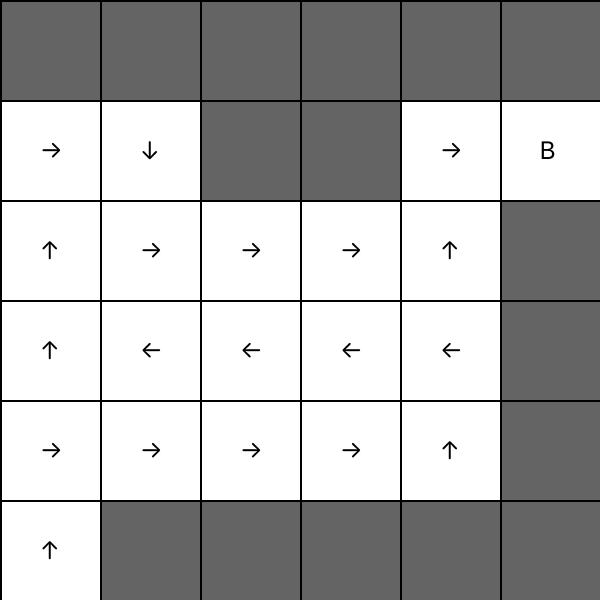

Write Python code to recreate this figure.
import math
from PIL import Image, ImageDraw, ImageFont
import sys

class Playground():
    def __init__(self, n = 1):
        self.n = n
        self.grid = [["NO MOVE"] * n for _ in range(n)]
        self.START = [(1, 1), (n, n)]

    def __repr__(self):
        board = []
        for x in range(self.n):
            row = []
            for y in range(self.n):
                row.append(self.grid[y][x])
            board.append(row)
        board = board[::-1]
        k = {
            "LEFT": "<",
            "RIGHT": ">",
            "UP": "⌃",
            "DOWN": "v",
            "NO MOVE": "*",
            "BILLY": "B"
        }
        s = '\n'.join([' | '.join(k[c] for c in row) for row in board])
        return f"{s}\n{' | '.join([str(i) for i in range(1, self.n + 1)])}"

    def fetch(self, x, y):
        if x == 0 and y == 1:
            return "RIGHT"
        elif x > self.n or y > self.n or x < 1 or y < 1:
            return "NO MOVE"
        else:
            return self.grid[x - 1][y - 1]

    def set(self, x, y, move):
        move = move.upper()
        if move in ["LEFT", "RIGHT", "UP", "DOWN", "NO MOVE", "BILLY"]:
            self.grid[x - 1][y - 1] = move
        else:
            raise ValueError("Invalid move. Must be one of: LEFT, RIGHT, UP, DOWN, NO MOVE, BILLY")

    @staticmethod
    def from_file(file="billy.txt"):
        with open(file, "r") as f:
            lines = f.readlines()
            n = len(lines[0].split())
            if n != len(lines):
                raise ValueError("Invalid board. Must be square.")
            p = Playground(n)
            k = {
                "<": "LEFT",
                ">": "RIGHT",
                "^": "UP",
                "v": "DOWN",
                "*": "NO MOVE",
                "B": "BILLY"
            }
            for y, line in enumerate(lines[::-1]):
                for x, move in enumerate(line.split()):
                    p.set(x + 1, y + 1, k[move])
            return p

    def to_image(self, file="billy_answer.jpg"):
        # Create new image
        img = Image.new('RGB', (self.n * 100, self.n * 100), color = 'white')
        d = ImageDraw.Draw(img)
        # Draw grid
        for x in range(0, self.n * 100, 100):
            d.line((x, 0, x, self.n * 100), fill=(0, 0, 0), width=2)
        for y in range(0, self.n * 100, 100):
            d.line((0, y, self.n * 100, y), fill=(0, 0, 0), width=2)

        # Draw moves
        for y in range(self.n):
            for x in range(self.n):
                move = self.grid[x][self.n - y - 1]
                if move == "LEFT":
                    d.text((x * 100 +40, y * 100 +35), "←", fill=(0, 0, 0), font=ImageFont.truetype("SF-Pro-Display-Regular.otf", 25))
                elif move == "RIGHT":
                    d.text((x * 100 +40, y * 100 +35), "→", fill=(0, 0, 0), font=ImageFont.truetype("SF-Pro-Display-Regular.otf", 25))
                elif move == "UP":
                    d.text((x * 100 +40, y * 100 +35), u"↑", fill=(0, 0, 0), font=ImageFont.truetype("SF-Pro-Display-Regular.otf", 25))
                elif move == "DOWN":
                    d.text((x * 100 +40, y * 100 +35), "↓", fill=(0, 0, 0), font=ImageFont.truetype("SF-Pro-Display-Regular.otf", 25))
                elif move == "NO MOVE":
                    d.rectangle((x * 100 + 2, y * 100 + 2, x * 100 +99, y * 100 +99), fill=(100, 100, 100))
                elif move == "BILLY":
                    d.text((x * 100 +40, y * 100 +35), "B", fill=(0, 0, 0), font=ImageFont.truetype("SF-Pro-Display-Regular.otf", 25))

        # Save image
        img.save(file)

    def subdivide(self, n, coordinates, shrinkage = 2):
        n_prime = math.ceil(n * (1/shrinkage))
        divisions = []

        y_span = coordinates[0][1]
        for _ in range(shrinkage):
            x_span = coordinates[0][0]
            for _ in range(shrinkage):
                x_coord = (
                    x_span,
                    x_span + n_prime - 1
                ) if x_span + n_prime - 1 <= coordinates[1][0] else (coordinates[1][0] - n_prime + 1, coordinates[1][0])
                y_coord = (
                    y_span,
                    y_span + n_prime - 1
                ) if y_span + n_prime - 1 <= coordinates[1][1] else (coordinates[1][1] - n_prime + 1, coordinates[1][1])
                divisions.append(((x_coord[0], y_coord[0]), (x_coord[1], y_coord[1])))
                x_span = x_span + n_prime + 1
            y_span = y_span + n_prime + 1
        return (divisions, n_prime)

    def get_bounding_box(self, n, coordinates):
        boundary_cells = []
        coordinates = list(coordinates)
        if coordinates[0] == (1,1):
            boundary_cells.append((0, 1))
        boundary_box_coordinates = (
            (coordinates[0][0] - 1, coordinates[0][1] - 1),
            (coordinates[1][0] + 1, coordinates[1][1] + 1)
        )
        boundary_box_size = n + 2
        for x in range(boundary_box_coordinates[0][0], boundary_box_coordinates[1][0] + 1):
            if (x <= 0 or x > self.n):
                continue
            for y in range(boundary_box_coordinates[0][1], boundary_box_coordinates[1][1] + 1):
                if y <= 0 or y > self.n:
                    continue
                if (x < coordinates[0][0] or x > coordinates[1][0]) or (y < coordinates[0][1] or y > coordinates[1][1]):
                    boundary_cells.append((x, y))
        return boundary_cells

    class Visits():
        def __init__(self):
            self.ins = 0
            self.outs = 0

        def __repr__(self):
            return "ins: {}, outs: {}".format(self.ins, self.outs)

        def is_here(self):
            return self.ins > self.outs

    def has_left(self, x, y, quad_coords):
        m = self.fetch(x, y)
        if m == "LEFT" and (x == quad_coords[0][0]):
            return 1
        elif m == "RIGHT" and (x == quad_coords[1][0]):
            return 1
        elif m == "UP" and (y == quad_coords[1][1]):
            return 1
        elif m == "DOWN" and (y == quad_coords[0][1]):
            return 1
        return 0

    def has_entered(self, x, y, quad_coords):
        m = self.fetch(x, y)
        xp, yp = x + 1 if m == "RIGHT" else x - 1 if m == "LEFT" else x, y + 1 if m == "UP" else y - 1 if m == "DOWN" else y
        if xp >= quad_coords[0][0] and xp <= quad_coords[1][0] and yp >= quad_coords[0][1] and yp <= quad_coords[1][1]:
            return 1
        return 0


    def count_visits(self, quad_coords, boundary_cells):
        visits = self.Visits()
        checked = set()

        # count entries
        for x, y in boundary_cells:
            visits.ins += self.has_entered(x, y, quad_coords)

        # count exits
        for x in range(quad_coords[0][0], quad_coords[1][0] + 1):
            for y in [quad_coords[0][1], quad_coords[1][1]]:
                if (x, y) not in checked:
                    k = visits.outs
                    checked.add((x, y))
                    visits.outs += self.has_left(x, y, quad_coords)

        for y in range(quad_coords[0][1], quad_coords[1][1] + 1):
            for x in [quad_coords[0][0], quad_coords[1][0]]:
                if (x, y) not in checked:
                    checked.add((x, y))
                    k = visits.outs
                    visits.outs += self.has_left(x, y, quad_coords)

        return visits

    def find_billy(self):
        return self.__find_billy(self.n, self.START)

    def test(self, expected):
        actual = self.find_billy()
        if actual == expected:
            return 1
        return 0

    def __find_billy(self, n, coordinates):
        # base case n < 4
        if n <= 2:
            # return coordinate of billy
            for x in range(coordinates[0][0], coordinates[1][0] + 1):
                for y in range(coordinates[0][1], coordinates[1][1] + 1):
                    if self.fetch(x, y) == "BILLY":
                        return (x, y)
            return False

        # Inductive Step
        quads, n_prime = self.subdivide(n, coordinates)
        for quad in quads:
            boundary_cells = self.get_bounding_box(n_prime, quad)
            v = self.count_visits(quad, boundary_cells)
            if v.ins - v.outs < 0:
                raise Exception("Invalid state: more exits than entries")
            if v.is_here():
                return self.__find_billy(n_prime, quad)
        return False

def main():
    if len(sys.argv) < 2:
        print("Usage: python3 billy.py <input_file>")
        sys.exit(1)

    pg = Playground.from_file(sys.argv[1])
    print(pg)
    print(pg.find_billy())
    pg.to_image(sys.argv[1].split(".")[0] + ".png")

if __name__ == "__main__":
    main()